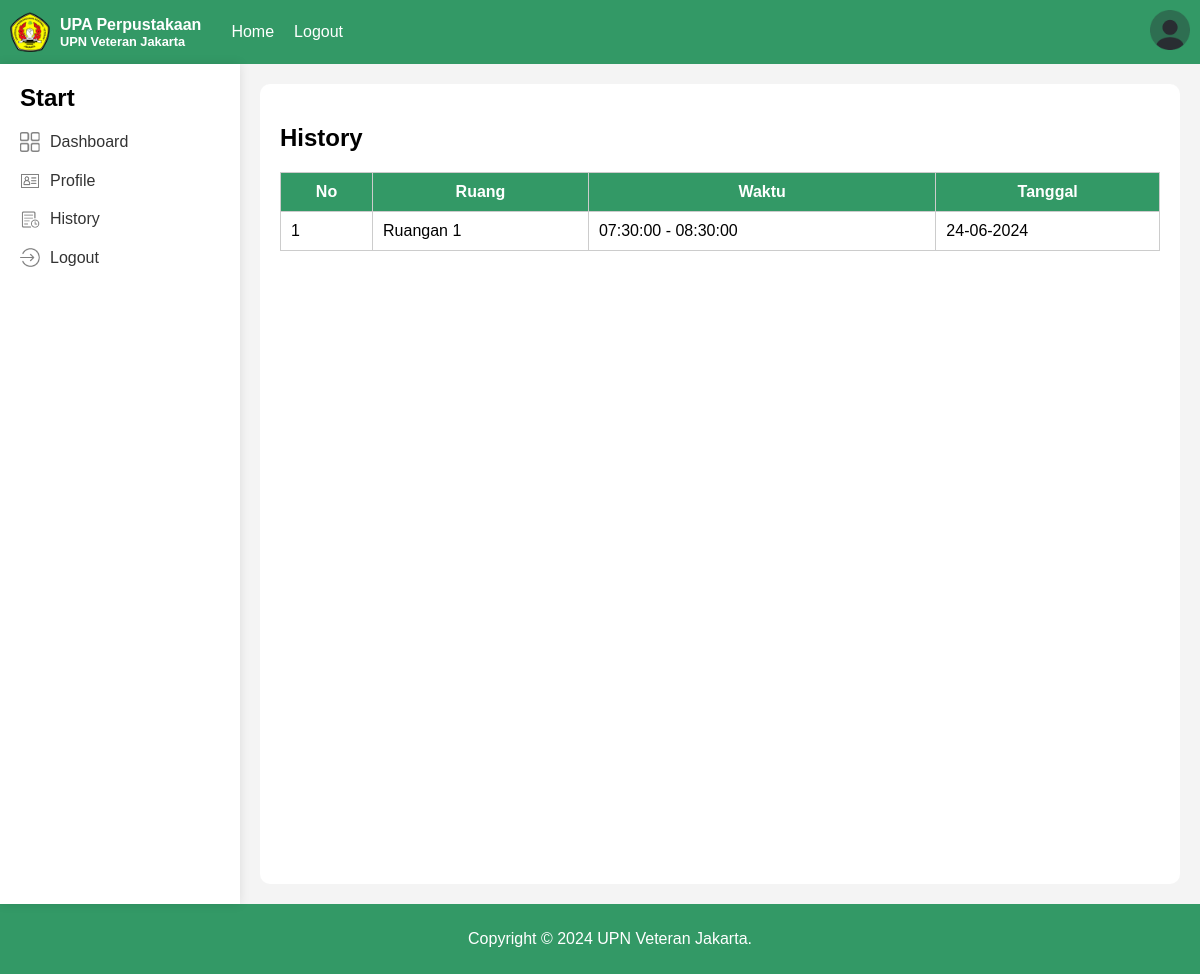
Page /history.php (signed in) on the committed database.
### tables this page shows
CREATE TABLE `reservasi` (
  `id_reservasi` int(11) NOT NULL,
  `nim` varchar(11) DEFAULT NULL,
  `id_ruangan` int(11) DEFAULT NULL,
  `id_slot` int(11) DEFAULT NULL,
  `tanggal` date DEFAULT NULL,
  `hari` varchar(20) DEFAULT NULL
);

CREATE TABLE `ruangan` (
  `id_ruangan` int(11) NOT NULL,
  `nama_ruangan` varchar(100) DEFAULT NULL
);

CREATE TABLE `slot` (
  `id_slot` int(11) NOT NULL,
  `hari` varchar(20) DEFAULT NULL,
  `jam_mulai` time DEFAULT NULL,
  `jam_selesai` time DEFAULT NULL,
  `status` enum('tersedia','penuh') DEFAULT 'tersedia'
);

### history.php (the view, shortened to what this page needs)
<?php
include("koneksi.php");
$nim = $_SESSION['nim'];
$query = "
    SELECT r.nama_ruangan, s.jam_mulai, s.jam_selesai, rs.tanggal
    FROM reservasi rs
    JOIN ruangan r ON rs.id_ruangan = r.id_ruangan
    JOIN slot s ON rs.id_slot = s.id_slot
    WHERE rs.nim = '$nim'
    ORDER BY rs.tanggal DESC, s.jam_mulai DESC
";
$result = mysqli_query($koneksi, $query);
?>
<!DOCTYPE html>
<html lang="en">
<head>
    <link rel="stylesheet" type="text/css" href="styles.css">
</head>
<body>
    <header>
        <div class="left-nav">
            <img src="img/imglogo.png" alt="Logo">
            <div class="text-container">
                <span>UPA Perpustakaan</span>
                <span>UPN Veteran Jakarta</span>
            </div>
            <nav>
                <ul>
                    <li><a href="index.php">Home</a></li>
                    <li><a href="logout.php">Logout</a></li>
                </ul>
            </nav>
        </div>
        <div class="right-nav">
            <a href="profile.php"><img src="img/profile_photo.png" alt="Profile" class="profile"></a>
        </div>
    </header>
    <div class="container">
        <aside class="sidebar">
            <h2>Start</h2>
            <ul>
                <li><img src="img/dashboard_icon.png" alt="Dashboard Icon"><a href="dashboard.php">Dashboard</a></li>
                <li><img src="img/profile_icon.png" alt="Profile Icon"><a href="profile.php">Profile</a></li>
                <li><img src="img/history_icon.png" alt="History Icon"><a href="history.php">History</a></li>
                <li><img src="img/logout_icon.png" alt="Logout Icon"><a href="logout.php">Logout</a></li>
            </ul>
        </aside>
        <main class="content">
            <div class="history-section">
                <h2>History</h2>
                <table>
                    <thead>
                        <tr>
                            <th>No</th>
                            <th>Ruang</th>
                            <th>Waktu</th>
                            <th>Tanggal</th>
                        </tr>
                    </thead>
                    <tbody>
                        <?php
                        $no = 1;
                        while ($row = mysqli_fetch_assoc($result)) {
                            echo "<tr>";
                            echo "<td>" . $no++ . "</td>";
                            echo "<td>" . htmlspecialchars($row['nama_ruangan']) . "</td>";
                            echo "<td>" . htmlspecialchars($row['jam_mulai']) . " - " . htmlspecialchars($row['jam_selesai']) . "</td>";
                            echo "<td>" . date('d-m-Y', strtotime($row['tanggal'])) . "</td>";
                            echo "</tr>";
                        }
                        ?>
                    </tbody>
                </table>
            </div>
        </main>
    </div>
    <footer>
        <p>Copyright &copy; 2024 UPN Veteran Jakarta.</p>
    </footer>
</body>
</html>

### styles.css (style rules this page uses)
body { font-family: Arial, sans-serif; margin: 0; padding: 0; background-color: #f4f4f4; }
header { background: #339966; color: white; padding: 10px; display: flex; justify-content: space-between; align-items: center; }
header .left-nav { display: flex; align-items: center; }
header .left-nav img { height: 40px; margin-right: 10px; }
header .left-nav .text-container { display: flex; flex-direction: column; margin-right: 20px; }
header .left-nav .text-container span:first-child { font-weight: bold; }
header .left-nav .text-container span:last-child { font-weight: bold; font-size: 0.8em; }
header nav { display: flex; align-items: center; }
header nav ul { list-style: none; padding: 0; margin: 0; display: flex; }
header nav ul li { margin: 0 10px; }
header nav ul li a { color: white; text-decoration: none; }
header .right-nav { display: flex; align-items: center; }
header .right-nav img { height: 40px; width: auto; cursor: pointer; }
.container { display: flex; min-height: 100vh; }
.sidebar { width: 200px; background: #fff; box-shadow: 0 0 10px rgba(0, 0, 0, 0.1); padding: 20px; position: sticky; top: 0; height: 100vh; }
.sidebar h2 { margin-top: 0; }
.sidebar ul { list-style: none; padding: 0; margin: 0; }
.sidebar ul li { margin: 20px 0; display: flex; align-items: center; }
.sidebar ul li img { width: 20px; height: auto; margin-right: 10px; }
.sidebar ul li a { color: #333; text-decoration: none; }
.content { flex: 1; padding: 20px; display: flex; flex-wrap: wrap; justify-content: space-between; }
footer { background: #339966; color: white; text-align: center; padding: 10px; bottom: 0; width: 100%; }

### history.php (style rules this page uses)
.container { display: flex; }
.content { flex: 1; padding: 20px; }
.history-section { background-color: #fff; padding: 20px; border-radius: 10px; width: 100%; }
.history-section table { width: 100%; border-collapse: collapse; }
.history-section th, .history-section td { padding: 10px; border: 1px solid #ccc; text-align: left; }
.history-section th { background-color: #339966; color: white; text-align: center; }

### rows in the picture
reservasi: id_ruangan.nama_ruangan "Ruangan 1", id_slot.jam_mulai "07:30:00", id_slot.jam_selesai "08:30:00", tanggal "24-06-2024"
